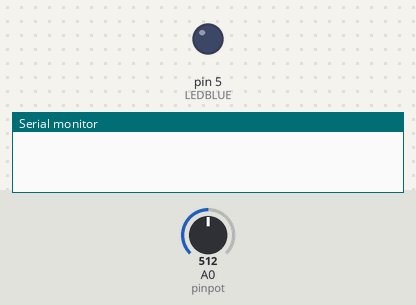
Simulated run of this sketch. Board: Arduino Uno, built with avr-gcc and run on an emulated ATmega328P. Shown: output pins drawn as LEDs (lit = HIGH), the last lines printed to the serial monitor. Dashed ring = blinking. Inputs (shaded band) come from the test bench; at power-on: A0 (pinpot) = 512.

Above: at 1.1 s.
At 2.8 s:
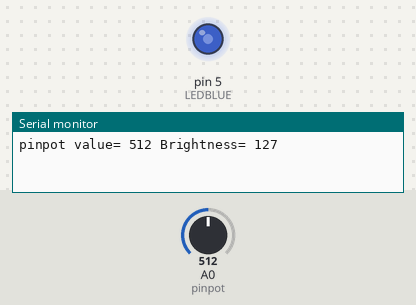
2.9 s: A0 (pinpot) set to 716
At 4.8 s:
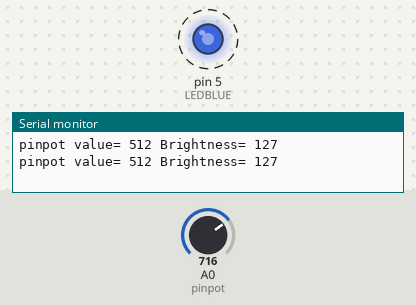
8.9 s: A0 (pinpot) set to 900
14.9 s: A0 (pinpot) set to 122
20.9 s: A0 (pinpot) set to 511
Timing chart, 0 to 27.9 s (numbered marks = the images above; inputs shaded):
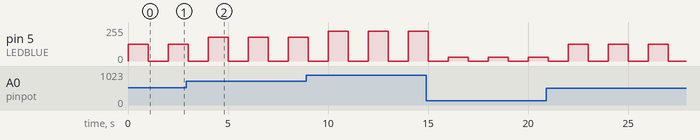

The sketch:

printing_while_typing-analogue.ino
```cpp
int pinpot=A0;
int LEDBLUE=5;
int Brightness;
int Readvalue;

void setup() {
  Serial.begin(9600);
  pinMode(pinpot,INPUT);
  pinMode(LEDBLUE,OUTPUT);


  // put your setup code here, to run once:

}

void loop() {

  Readvalue=analogRead(pinpot);
  Brightness=(255./1023.)*Readvalue;
  analogWrite(LEDBLUE,Brightness);
  delay(1000);
  analogWrite(LEDBLUE,0);
  delay(1000);
   Serial.print("pinpot value= ");
   Serial.print(Readvalue);
   Serial.print(" ");
   Serial.print("Brightness= ");
   Serial.println(Brightness);

  // put your main code here, to run repeatedly:

}
```

Measured:
- by itself, pin 5 (LEDBLUE): alternates 127/255 for 1.0 s and 0/255 for 1.0 s
